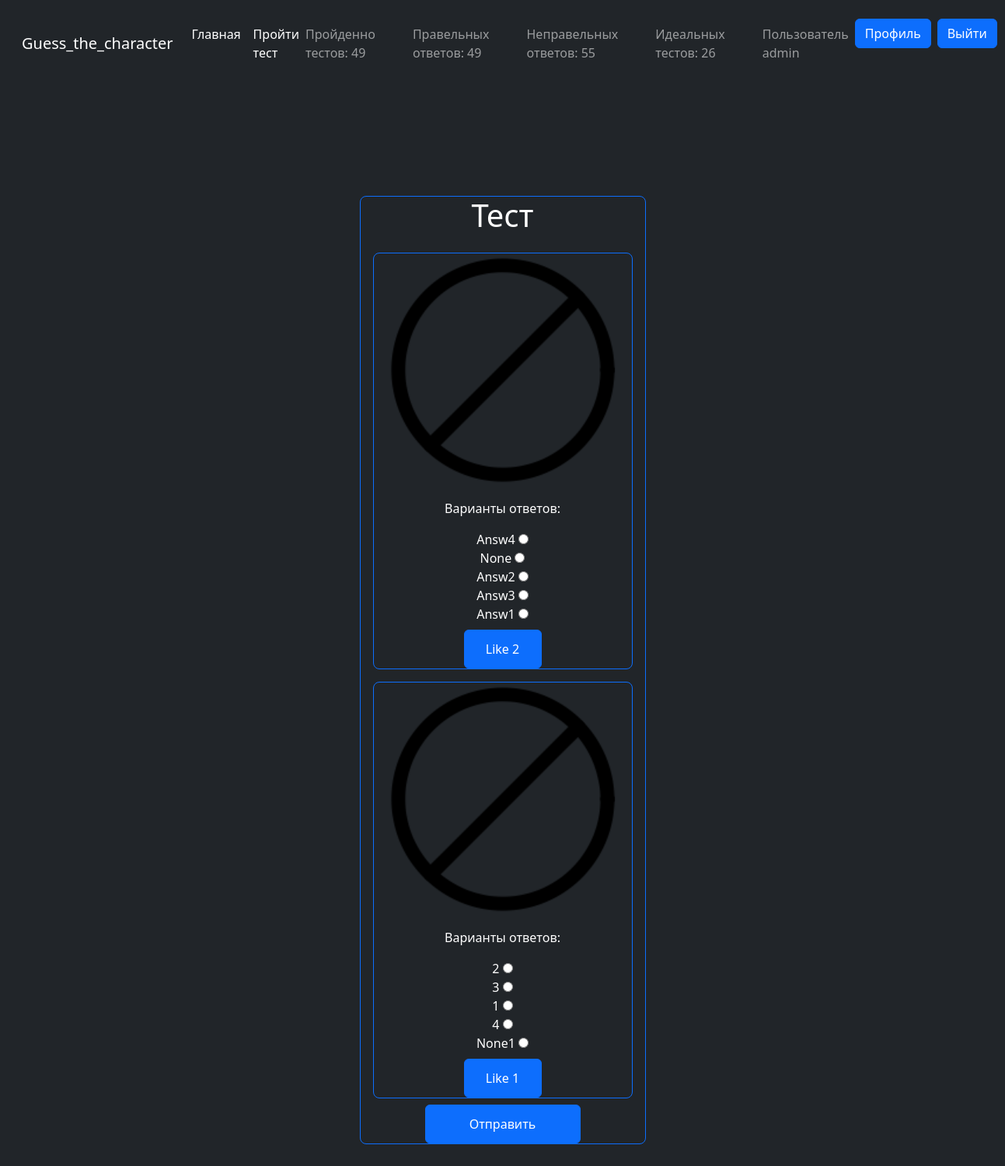
/tests/ (signed in), run on the app's committed database.
### Character/models.py (models this page shows, shortened)
class User(AbstractUser):
    Passed_Tests = models.PositiveIntegerField(default=0)
    Correct_Answers = models.PositiveIntegerField(default=0)
    Wrong_Answers = models.PositiveIntegerField(default=0)
    Perfect_Tests = models.PositiveIntegerField(default=0)
    Successes_Rate = models.FloatField(default=0)

class Question(models.Model):
    image = models.ImageField(upload_to='images/')
    right_answer = models.CharField(max_length=256)
    wrong_answer_1 = models.CharField(max_length=256)
    wrong_answer_2 = models.CharField(max_length=256)
    wrong_answer_3 = models.CharField(max_length=256)
    wrong_answer_4 = models.CharField(max_length=256)
    likes_count = models.PositiveIntegerField(default=0)
    views = models.PositiveIntegerField(default=0)

### Character/views.py (the view, shortened to what this page needs)
# urls.py: path('tests/', TestPageView.as_view(), name='test'),
class TestPageView(TestMixin, TemplateView):
    template_name = 'Character/test.html'
    def get_context_data(self, **kwargs):
        context = super().get_context_data()
        questions = list(Question.objects.all())
        global test
        if len(questions) < 10:
            test = questions
            random.shuffle(test)
        else:
            test = random.sample(questions, 10)
        context['test'] = test
        return context

### Character/mixins.py (called while the page is built)
    def get_context_data(self, **kwargs):
        context = super().get_context_data(**kwargs)
        if self.request.user.is_authenticated:
            user = User.objects.get(username=self.request.user)
            context['test_statistics'] = {
                'passed_tests': user.Passed_Tests,
                'correct_answers': user.Correct_Answers,
                'wrong_answers': user.Wrong_Answers,
                'perfect_tests': user.Perfect_Tests,
            }
        return context

### Character/templatetags/custom_filters.py (called while the page is built)
@register.filter(name='get_random_answers')
def get_random_answers(question):
    answers = [question.right_answer, question.wrong_answer_1, question.wrong_answer_2, question.wrong_answer_3,
               question.wrong_answer_4]
    random.shuffle(answers)
    return answers

### Character/templates/Character/test.html (shortened to what this page needs)
{% extends 'Character/base.html' %}
{% load custom_filters %}
{% block content %}
<div style="margin-top: 140px;" class="border d-flex flex-column align-items-center border-primary rounded-3 text-center">
    <h1 class="ms-3 me-3">Тест</h1>
    <form method="post" id="test-form">
        {% for question in test %}
            <div class="ms-3 mt-3 me-3 border d-flex flex-column align-items-center border-primary rounded-3">
                <img src="{{ question.image.url }}" class="ms-3 me-3" style="width: 300px; height: 300px;" alt="">
                <p class="ms-3 me-3">Варианты ответов:</p>
                {% for answer in question|get_random_answers %}
                    <div class="ms-3 me-3">
                        <label for="answer_{{ question.id }}_{{ forloop.counter }}">{{ answer }}</label>
                        <input type="radio" value="{{ answer }}" name="answers_{{ question.id }}" id="answer_{{ question.id }}_{{ forloop.counter }}">
                    </div>
                {% endfor %}
                <input type="submit" value="Like {{ question.likes_count }}" class="btn btn-primary mt-2" style="width: 100px; height: 50px;">
            </div>
        {% endfor %}
        <input class="btn btn-primary mt-2" value="Отправить" style="width: 200px; height: 50px;" type="submit">
    </form>
</div>
{% endblock content %}

### Character/templates/Character/base.html (shortened to what this page needs)
<!DOCTYPE html>
<html lang="en">
<head>
    <link href="https://cdn.jsdelivr.net/npm/bootstrap@5.3.2/dist/css/bootstrap.min.css" rel="stylesheet">
</head>
<body class="bg-dark text-white">
    <div class="cover-container p-3 mx-auto flex-column">
        <nav  class="navbar navbar-expand navbar-dark bg-dark" aria-label="Second navbar example">
            <div class="container-fluid ">
              <a class="navbar-brand mb-3" href="{% url "index" %}">Guess_the_character</a>
              <div class="collapse navbar-collapse" id="navbarsExample02">
                <ul class=" d-flex navbar-nav me-auto">
                 <li class="nav-item">
                    <a class="nav-link active mb-3" aria-current="page" href="{% url 'index' %}">Главная</a>
                  </li>
                  <li class="nav-item">
                    <a class="nav-link active mb-3" aria-current="page" href="{% url 'test' %}">Пройти тест</a>
                  </li>
                </ul>
                <ul class="navbar-nav mb-2 mb-lg-0">
                {% if user.is_authenticated %}
                {% if test_statistics %}
                <li class="nav-item me-5">
                  <p class="navbar-text">Пройденно тестов: {{test_statistics.passed_tests}}</p>
               </li>
               <li class="nav-item me-5">
                <p class="navbar-text">Правельных ответов: {{test_statistics.passed_tests}}</p>
             </li>
             <li class="nav-item me-5">
              <p class="navbar-text">Неправельных ответов: {{test_statistics.wrong_answers}}</p>
           </li>
           <li class="nav-item me-5">
            <p class="navbar-text">Идеальных тестов: {{test_statistics.perfect_tests}}</p>
         </li>
         {% endif %}
                <li class="nav-item">
                   <p class="navbar-text">Пользователь {{request.user}}</p>
                </li>
                <li class="nav-item">
                  <p class="ms-2"><a class="btn btn-primary" href="{% url 'account' request.user.pk %}">Профиль</a></p>
              </li>
               <li class="nav-item">
                   <p class="ms-2"><a class="btn btn-primary" href="{% url 'logout' %}">Выйти</a></p>
               </li>
               {% endif %}
            </ul>
              </div>
            </div>
          </nav>
        <div class="d-flex flex-column flex-wrap">
            <div class="d-flex flex-row flex-wrap bg-dark justify-content-center align-content-center text-white mb-3">
                {% block content %}
                {% endblock content %}
            </div>
        </div>
</body>
</html>

### data on the page
User: user "admin"
Question: image (picture), question "Answ4" "None" "Answ2" "Answ3" "Answ1", likes_count "Like 2"
Question: image (picture), question "2" "3" "1" "4" "None1", likes_count "Like 1"

### other printed values
{{ test_statistics.passed_tests }} "49"
{{ test_statistics.wrong_answers }} "55"
{{ test_statistics.perfect_tests }} "26"
